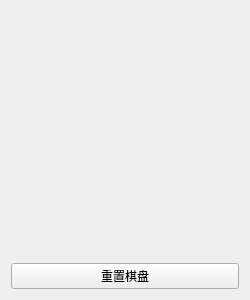
<?xml version="1.0" encoding="UTF-8"?>
<ui version="4.0">
 <class>TictactoeWidget</class>
 <widget class="QWidget" name="TictactoeWidget">
  <property name="geometry">
   <rect>
    <x>0</x>
    <y>0</y>
    <width>250</width>
    <height>300</height>
   </rect>
  </property>
  <property name="minimumSize">
   <size>
    <width>250</width>
    <height>300</height>
   </size>
  </property>
  <property name="windowTitle">
   <string>Form</string>
  </property>
  <layout class="QGridLayout" name="gridLayout">
   <item row="0" column="0">
    <widget class="QLabel" name="chessBoard">
     <property name="minimumSize">
      <size>
       <width>200</width>
       <height>200</height>
      </size>
     </property>
     <property name="text">
      <string/>
     </property>
     <property name="alignment">
      <set>Qt::AlignmentFlag::AlignCenter</set>
     </property>
    </widget>
   </item>
   <item row="1" column="0">
    <widget class="QPushButton" name="restartBtn">
     <property name="text">
      <string>重置棋盘</string>
     </property>
    </widget>
   </item>
  </layout>
 </widget>
 <resources/>
 <connections/>
</ui>
